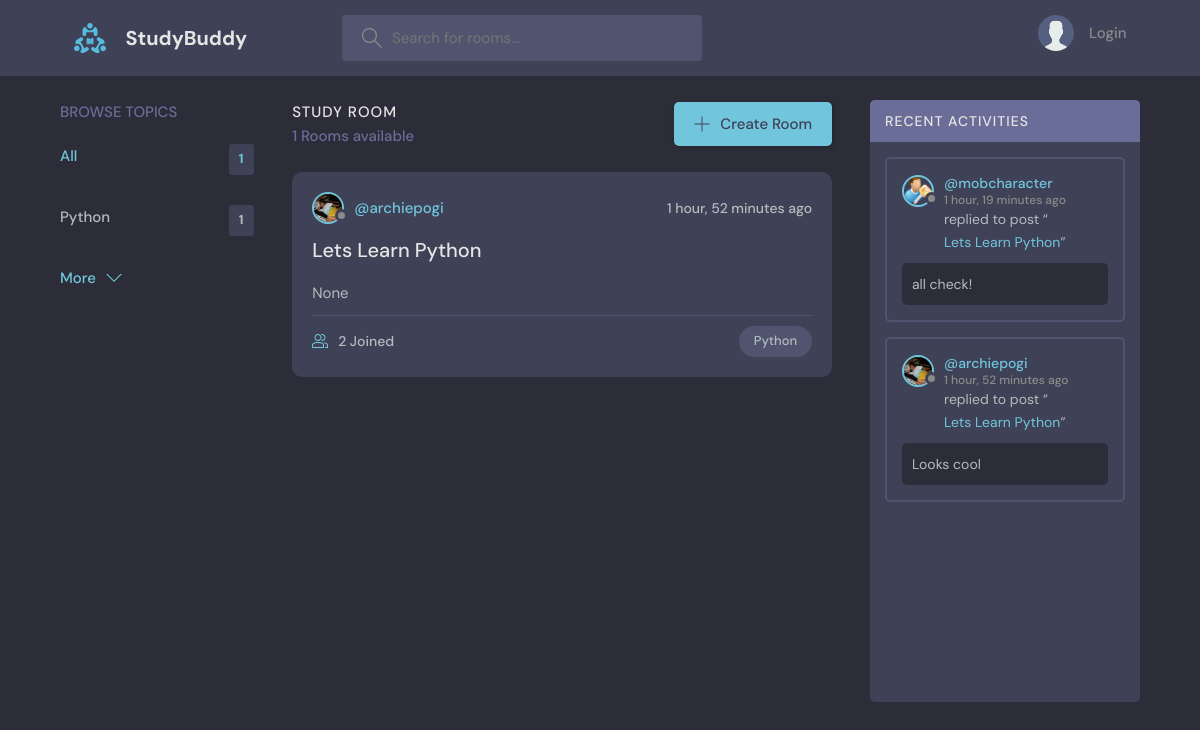
The page / on the database its author committed.
### base/models.py (models this page shows, shortened)
class Topic(models.Model):
    name = models.CharField(max_length=200)

class Room(models.Model):
    host = models.ForeignKey(User, on_delete=models.SET_NULL, null=True)
    topic = models.ForeignKey(Topic, on_delete=models.SET_NULL, null=True)
    name = models.CharField(max_length=200)
    description = models.TextField(null=True, blank=True)
    participants = models.ManyToManyField(
        User, related_name="participants", blank=True)
    updated = models.DateTimeField(auto_now=True)
    created = models.DateTimeField(auto_now_add=True)
    class Meta:
        ordering = ['-updated', '-created']
    def __str__(self):
        return self.name

class User(AbstractUser):
    name = models.CharField(max_length=200, null=True)
    email = models.EmailField(unique=True, null=True)
    bio = models.TextField(null=True)
    avatar = models.ImageField(null=True, default="avatar.svg")
    USERNAME_FIELD = 'email'
    REQUIRED_FIELDS = []

class Message(models.Model):
    user = models.ForeignKey(User, on_delete=models.CASCADE)
    room = models.ForeignKey(Room, on_delete=models.CASCADE)
    body = models.TextField()
    updated = models.DateTimeField(auto_now=True)
    created = models.DateTimeField(auto_now_add=True)
    class Meta:
        ordering = ['-updated', '-created']
    def __str__(self):
        return self.body[0:50]

### base/views.py (the view)
# urls.py: path('', views.home, name="home"),
def home(request):
    q = request.GET.get('q') if request.GET.get('q') != None else ''
    rooms = Room.objects.filter(Q(topic__name__icontains=q) | Q(
        name__icontains=q) | Q(description__icontains=q))
    topics = Topic.objects.all()[0:5]
    room_count = rooms.count()
    room_messages = Message.objects.filter(Q(room__topic__name__icontains=q))
    context = {'rooms': rooms, 'topics': topics,
               'room_count': room_count, 'room_messages': room_messages}
    return render(request, 'base/home.html', context)

### base/templates/base/home.html (shortened to what this page needs)
{% extends 'main.html' %} {% block content %}
<main class="layout layout--3">
  <div class="container">
    {% include 'base/topics_component.html' %}
    <div class="roomList">
      <div class="roomList__header">
        <div>
          <h2>Study Room</h2>
          <p>{{room_count}} Rooms available</p>
        </div>
        <a class="btn btn--main" href="{% url 'create-room' %}">
          <svg
            version="1.1"
            xmlns="http://www.w3.org/2000/svg"
            width="32"
            height="32"
            viewBox="0 0 32 32"
          >
            <title>add</title>
            <path
              d="M16.943 0.943h-1.885v14.115h-14.115v1.885h14.115v14.115h1.885v-14.115h14.115v-1.885h-14.115v-14.115z"
            ></path>
          </svg>
          Create Room
        </a>
      </div>
      <div style="height: 75vh; overflow-y: scroll">
        {% include 'base/feed_component.html' %}
      </div>
    </div>
    <div class="activities">{% include 'base/activity_component.html' %}</div>
  </div>
</main>
{% endblock content %}

### base/templates/base/topics_component.html
<div class="topics">
  <div class="topics__header">
    <h2>Browse Topics</h2>
  </div>
  <ul class="topics__list">
    <li>
      <a href="/" class="active">All <span>{{topics.count}}</span></a>
    </li>
    {% for topic in topics %}
    <li>
      <a href="{% url 'home' %}?q={{topic.name}}"
        >{{topic.name}} <span>{{topic.room_set.all.count}}</span></a
      >
    </li>
    {% endfor %}
  </ul>
  <a class="btn btn--link" href="{% url 'topics' %}">
    More
    <svg
      version="1.1"
      xmlns="http://www.w3.org/2000/svg"
      width="32"
      height="32"
      viewBox="0 0 32 32"
    >
      <title>chevron-down</title>
      <path d="M16 21l-13-13h-3l16 16 16-16h-3l-13 13z"></path>
    </svg>
  </a>
</div>

### base/templates/base/feed_component.html (shortened to what this page needs)
{% for room in rooms%}
<div class="roomListRoom">
  <div class="roomListRoom__header">
    <a
      href="{% url 'user-profile' room.host.id %}"
      class="roomListRoom__author"
    >
      <div class="avatar avatar--small">
        <img src="{{room.host.avatar.url}}" />
      </div>
      <span>@{{room.host.username}}</span>
    </a>
    <div class="roomListRoom__actions">
      <span>{{room.created|timesince}} ago</span>
    </div>
  </div>
  <div class="roomListRoom__content">
    <a href="{% url 'room' room.id %}">{{room.name}}</a>
    <p>{{room.description}}</p>
  </div>
  <div class="roomListRoom__meta">
    <a href="{% url 'room' room.id %}" class="roomListRoom__joined">
      {{room.participants.all.count}} Joined
    </a>
    <p class="roomListRoom__topic">{{room.topic.name}}</p>
  </div>
</div>
{% endfor %}

### base/templates/base/activity_component.html (shortened to what this page needs)
<div class="activities__header">
  <h2>Recent Activities</h2>
</div>
<div style="height: 70vh; overflow-y: scroll">
  {% for message in room_messages %}
  <div class="activities__box">
    <div class="activities__boxHeader roomListRoom__header">
      <a
        href="{% url 'user-profile' message.user.id %}"
        class="roomListRoom__author"
      >
        <div class="avatar avatar--small">
          <img src="{{message.user.avatar.url}}" />
        </div>
        <p>
          @{{message.user.username}}
          <span>{{message.created|timesince}} ago</span>
        </p>
      </a>
    </div>
    <div class="activities__boxContent">
      <p>
        replied to post “<a href="{% url 'room' message.room.id %}"
          >{{message.room}}</a
        >”
      </p>
      <div class="activities__boxRoomContent">{{message}}</div>
    </div>
  </div>
  {% endfor %}
</div>

### rows shown on the page
Topic: name "Python", room_set.all.count "1"
Room: host.avatar (picture), host.username "archiepogi", created "1 hour, 52 minutes", name "Lets Learn Python", description "None", participants.all.count "2", topic.name "Python"
Message: user.avatar (picture), user.username "mobcharacter", created "1 hour, 19 minutes", room "Lets Learn Python", body "all check!"
Message: user.avatar (picture), user.username "archiepogi", created "1 hour, 52 minutes", room "Lets Learn Python", body "Looks cool"

### other values the page prints
{{ topics.count }} "1"
{{ room_count }} "1"
